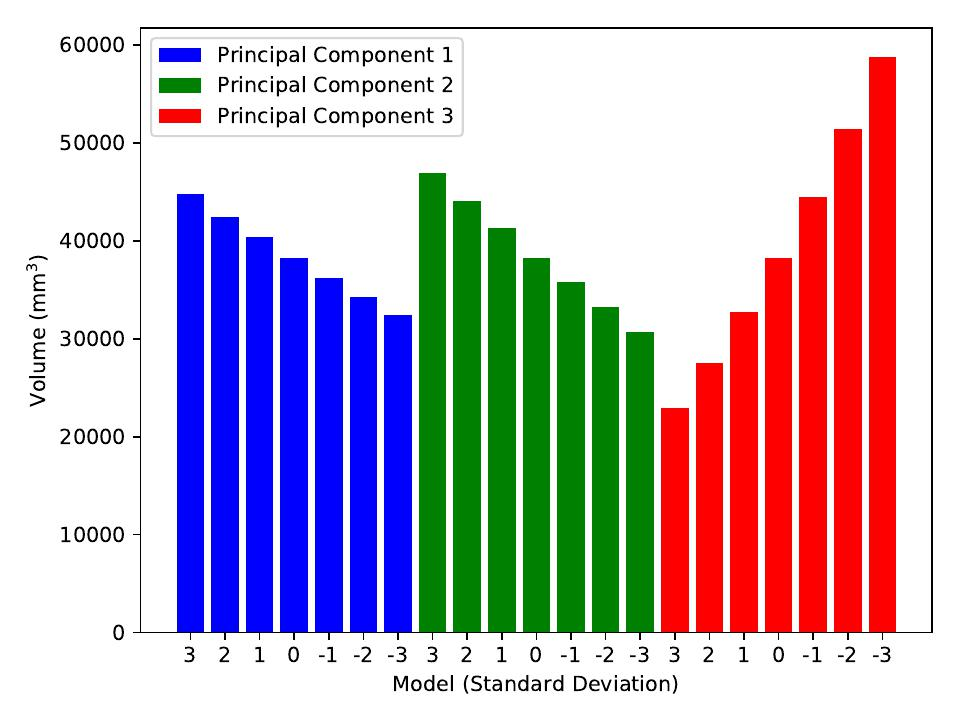

Python code for this plot:
import numpy as np
import matplotlib as mpl
import matplotlib.pyplot as plt
import pandas as pd
# data to plot
mpl.rcParams.update({'font.size': 10})
df = pd.read_csv(
        'pca_vol.csv',
        header=0,
        sep=',')
# create plot

PC1 = df['PC1']
PC2 = df['PC2']
PC3 = df['PC3']
ind1 = np.arange(7)
ind2 = np.arange(7, 14)
ind3 = np.arange(14, 21)
fig, ax = plt.subplots()
bar_width=1
rects1 = plt.bar(ind1, PC1,
                 color='b',
                 label='Principal Component 1')
rects2 = plt.bar(ind2, PC2,
                 color='g',
                 label='Principal Component 2')
rects3 = plt.bar(ind3, PC3,
                 color='r',
                 label='Principal Component 3')

plt.xlabel('Model (Standard Deviation)')
plt.ylabel('Volume (mm$^3$)')
plt.xticks(np.arange(21))
ax.set_xticklabels( pd.concat([df['Model'],df['Model'],df['Model']]))
plt.legend(fontsize=10)

plt.tight_layout()
#plt.show()
plt.savefig('pca_vol.pdf', dpi=320, facecolor='w', edgecolor='w',
        orientation='landscape', papertype=None, format=None,
        transparent=False, bbox_inches=None, pad_inches=1,
        frameon=None)
